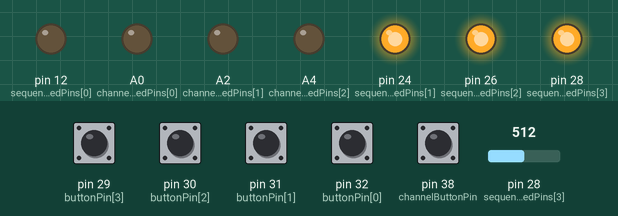
The sketch below on a simulated Teensy 4. On the bench: output pins drawn as LEDs (lit = HIGH). Dashed ring = blinking. Inputs (shaded band) come from the test bench; at power-on: pin 29 (buttonPin[3]), pin 30 (buttonPin[2]), pin 31 (buttonPin[1]), pin 32 (buttonPin[0]), pin 38 (channelButtonPin) LOW, pin 28 (sequenceLedPins[3]) = 512.

Above: at 1.2 s.
1.3 s: pin 30 (buttonPin[2]) pulled HIGH for 0.15 s
At 2.6 s:
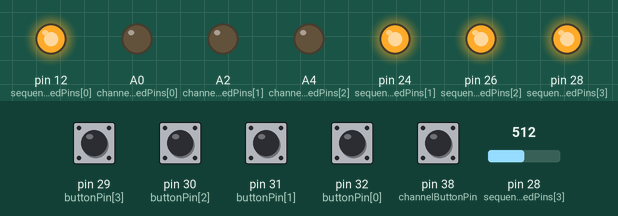
4.4 s: pin 31 (buttonPin[1]) pulled HIGH for 0.15 s
At 6.3 s:
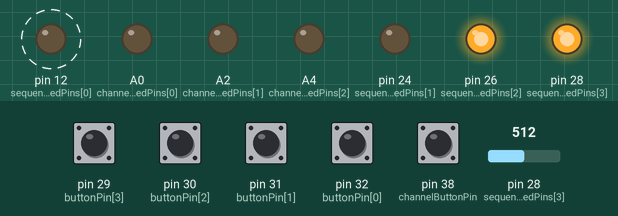
7.5 s: pin 29 (buttonPin[3]) pulled HIGH for 0.15 s
At 8.1 s:
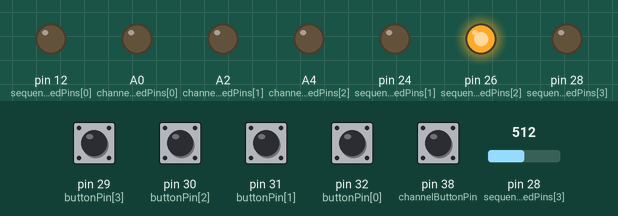
10.6 s: pin 32 (buttonPin[0]) pulled HIGH for 0.15 s
13.7 s: pin 38 (channelButtonPin) pulled HIGH for 0.15 s
At 15.1 s:
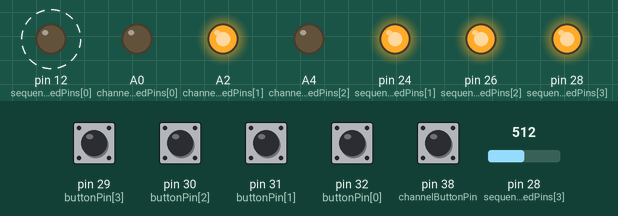
16.8 s: pin 29 (buttonPin[3]) pulled HIGH for 1 s
At 18.8 s:
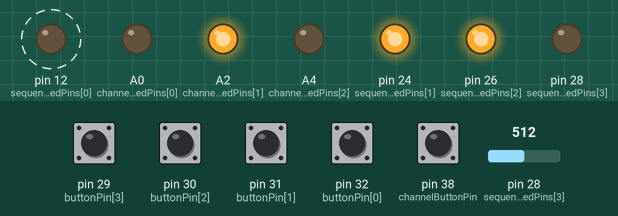
Timing chart, 0 to 21.8 s (numbered marks = the images above; inputs shaded):
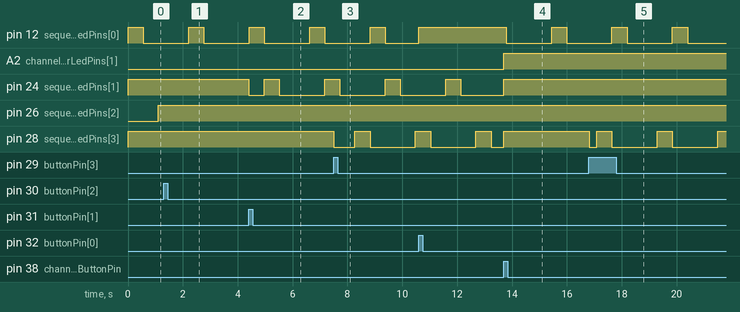

The sketch:

Lab_9.ino
```cpp
int sequenceLedPins[4] = {12, 24, 26, 28};
int channelNumberLedPins[3] = {14, 16, 18}; //what channel we on
int buttonPin[4] = {32, 31, 30, 29};

int totalLeds = 4;
int totalLeds2 = 3;
int totalButtons = 4;
int totalSwitchOn = 4;
int totalButtonPins = 4;

int midiNotes[3] = {60, 64, 67};

int tempo = 0;
int pot = 0;
unsigned long lastStep = 0;

int currentStep = 0;
int totalSteps = 4;

int channelSwitchButton = 38;
int channelDisplayed = 0; //this variable is for the bool statements(switchedOn)
int channelButtonPin = 38;
int currentChannel = 0;

bool buttonState2 = LOW;
bool lastButtonState2 = LOW;


bool lastButtonState[4] = {LOW, LOW, LOW, LOW};
bool buttonState[4] = {LOW, LOW, LOW, LOW};
bool switchedOn[3][4] = {
  {LOW, HIGH, LOW, HIGH},
  {LOW, HIGH, HIGH, HIGH },
  {LOW, LOW, LOW, HIGH}
};

void setup() {
  for (int i = 0; i < totalLeds; i++) {
    pinMode(sequenceLedPins[i], OUTPUT);
  }
  for (int i = 0; i < totalButtons; i++) {
    pinMode(buttonPin[i], INPUT);
  }
  for (int i = 0; i < totalLeds2; i++) {
    pinMode(channelNumberLedPins[i], OUTPUT);
  }
  //  pinMode(toggle, INPUT);
  pinMode(channelButtonPin, INPUT);
  Serial.begin(9600);
}

void loop() {

  checkButtons();
  updateSequenceLeds();

  checkButton2();

  sequenceForwards();
}


void checkButtons() {
  for (int i = 0; i < totalButtons; i++) {
    lastButtonState[i] = buttonState[i];
    buttonState[i] = digitalRead(buttonPin[i]);
  }
  for (int i = 0; i < totalSwitchOn; i++) {
    if (lastButtonState[i] == LOW && buttonState[i] == HIGH) {
      switchedOn[channelDisplayed][i] = !switchedOn[channelDisplayed][i]; // this means: if switchedOn is true then set it to false, if switchedOn is false then set it to true
      delay(5);
    } else if (lastButtonState[i] == HIGH && buttonState[i] == LOW) {
      delay(5);
    }
  }
}


void updateSequenceLeds() {
  for (int i = 0; i < totalLeds; i++) {

    if (switchedOn[channelDisplayed][i] == true or i == currentStep)  {
      digitalWrite(sequenceLedPins[i], HIGH);
    } else {
      digitalWrite(sequenceLedPins[i], LOW);
    }
  }
}


void checkButton2() {
  lastButtonState2 = buttonState2;
  buttonState2 = digitalRead(channelButtonPin);
  if (lastButtonState2 == LOW and buttonState2 == HIGH) {
    updateChannelLeds();
    delay(5);
  } else if (lastButtonState2 == HIGH and buttonState2 == LOW) {
    delay(5);
  }
}


void updateChannelLeds() {
  channelDisplayed++;
  if (channelDisplayed == 3) {
    channelDisplayed = 0;
  }
  for (int j = 0; j < totalLeds2; j++) {
    if (j == channelDisplayed) {
      digitalWrite(channelNumberLedPins[j], HIGH);
    } else {
      digitalWrite(channelNumberLedPins[j], LOW);
    }
  }
}


void sequenceForwards() {
  pot = analogRead(A14);
  tempo = map(pot, 0, 1023, 100, 1000);

  if (millis() > lastStep + tempo) {
    lastStep = millis();

    for ( int i = 0; i < 3; i++) {
      usbMIDI.sendNoteOff(midiNotes[i], 0, 1);
    }


    countUp();

    for (int i = 0; i < 3; i++) {
      if (switchedOn[i][currentStep] == HIGH) {
        usbMIDI.sendNoteOn(midiNotes[i], 127, 1);
      }
    }
  }
}


  void countUp() {

    currentStep++;
    if (currentStep == totalLeds) {
      currentStep = 0;

    }
  }
```

Measured:
- after the input at 1.3 s, pin 26 (sequenceLedPins[2]): stays HIGH (without the input it goes to LOW after 0.36 s)
- after the input at 4.4 s, pin 24 (sequenceLedPins[1]): HIGH → LOW at once, → HIGH 0.56 s later, → LOW 0.55 s later, → HIGH 1.7 s later
- after the input at 7.5 s, pin 28 (sequenceLedPins[3]): HIGH → LOW at once, → HIGH 0.77 s later, → LOW 0.55 s later, → HIGH 1.7 s later
- after the input at 13.7 s, pin 12 (sequenceLedPins[0]): HIGH → LOW after 0.09 s, → HIGH 1.7 s later, → LOW 0.55 s later; A2 (channelNumberLedPins[1]): LOW → HIGH at once
- after the input at 16.8 s, pin 28 (sequenceLedPins[3]): HIGH → LOW at once, then repeats every 2.2 s: HIGH 0.55 s, LOW 1.7 s
